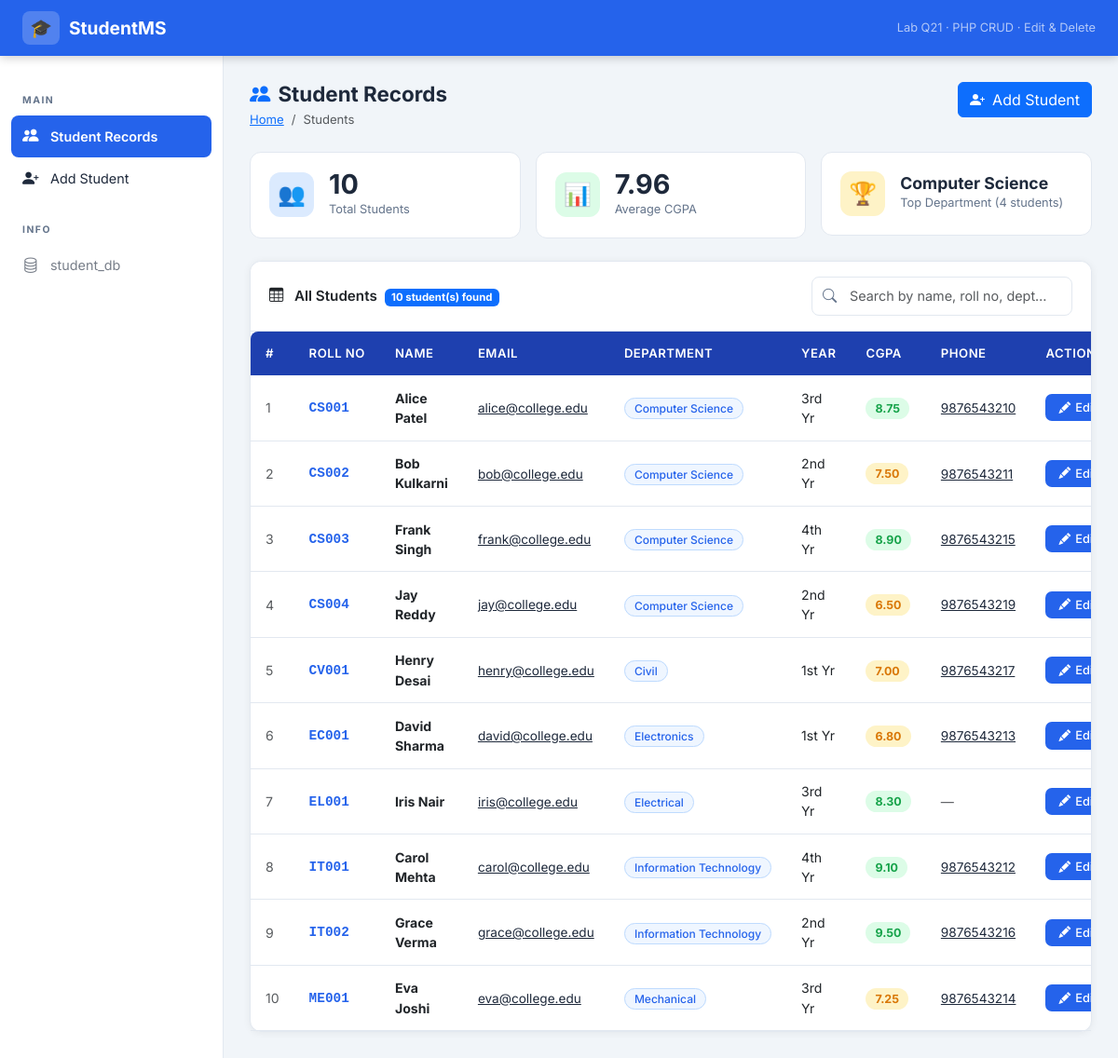
The page / on the database its author committed.
### tables this page shows
CREATE TABLE IF NOT EXISTS students (

     
    id          INT             AUTO_INCREMENT PRIMARY KEY,

     
    name        VARCHAR(100)    NOT NULL,

     
    roll_no     VARCHAR(20)     NOT NULL UNIQUE,

     
    email       VARCHAR(150)    NOT NULL UNIQUE,

     
    department  ENUM(
                    'Computer Science',
                    'Information Technology',
                    'Electronics',
                    'Mechanical',
                    'Civil',
                    'Electrical'
                ) NOT NULL,

     
    year        TINYINT         NOT NULL CHECK (year BETWEEN 1 AND 4),

     
    cgpa        DECIMAL(4,2)    DEFAULT 0.00 CHECK (cgpa BETWEEN 0 AND 10),

     
    phone       VARCHAR(15)     DEFAULT NULL,

     
    created_at  TIMESTAMP       DEFAULT CURRENT_TIMESTAMP,

     
    updated_at  TIMESTAMP       DEFAULT CURRENT_TIMESTAMP ON UPDATE CURRENT_TIMESTAMP
);

### index.php (the view, shortened to what this page needs)
<?php
require_once __DIR__ . '/includes/config.php';
require_once __DIR__ . '/includes/layout.php';
$sql    = "SELECT * FROM students ORDER BY roll_no ASC";
$result = $conn->query($sql);
$students = $result->fetch_all(MYSQLI_ASSOC);
$totalStudents = count($students);
$deptStats = $conn->query(
    "SELECT department, COUNT(*) as count
     FROM students
     GROUP BY department
     ORDER BY count DESC
     LIMIT 1"
)->fetch_assoc();
$avgCgpa = $conn->query(
    "SELECT ROUND(AVG(cgpa), 2) as avg_cgpa FROM students"
)->fetch_assoc()['avg_cgpa'];
pageHeader('Student Records', 'students');
?>
<div class="d-flex justify-content-between align-items-start mb-4 flex-wrap gap-3">
    <div>
        <h1 class="page-title">
            <i class="bi bi-people-fill text-primary me-2"></i>Student Records
        </h1>
        <nav aria-label="breadcrumb">
            <ol class="breadcrumb mb-0" style="font-size:.82rem">
                <li class="breadcrumb-item"><a href="index.php">Home</a></li>
                <li class="breadcrumb-item active">Students</li>
            </ol>
        </nav>
    </div>
    <a href="add.php" class="btn btn-primary d-flex align-items-center gap-2">
        <i class="bi bi-person-plus-fill"></i>
        <span>Add Student</span>
    </a>
</div>
<div class="row g-3 mb-4">
    <div class="col-sm-6 col-lg-4">
        <div class="stat-card">
            <div class="stat-icon" style="background:#dbeafe">👥</div>
            <div>
                <div class="stat-num"><?= $totalStudents ?></div>
                <div class="stat-lbl">Total Students</div>
            </div>
        </div>
    </div>
    <div class="col-sm-6 col-lg-4">
        <div class="stat-card">
            <div class="stat-icon" style="background:#dcfce7">📊</div>
            <div>
                <div class="stat-num"><?= $avgCgpa ?? 'N/A' ?></div>
                <div class="stat-lbl">Average CGPA</div>
            </div>
        </div>
    </div>
    <div class="col-sm-6 col-lg-4">
        <div class="stat-card">
            <div class="stat-icon" style="background:#fef3c7">🏆</div>
            <div>
                <div class="stat-num" style="font-size:1.1rem">
                    <?= htmlspecialchars($deptStats['department'] ?? 'N/A') ?>
                </div>
                <div class="stat-lbl">Top Department (<?= $deptStats['count'] ?? 0 ?> students)</div>
            </div>
        </div>
    </div>
</div>
<div class="card">
    <div class="card-header d-flex justify-content-between align-items-center flex-wrap gap-2">
        <span>
            <i class="bi bi-table me-2"></i>
            All Students
            <span class="badge bg-primary ms-1" id="resultCount">
                <?= $totalStudents ?> student(s) found
            </span>
        </span>
        <div class="search-box" style="width:280px">
            <input type="text"
                   id="searchInput"
                   class="form-control"
                   placeholder="Search by name, roll no, dept…">
        </div>
    </div>
    <div class="table-responsive">
        <?php if (empty($students)): ?>
            <div class="text-center py-5 text-muted">
                <i class="bi bi-inbox fs-1 d-block mb-2"></i>
                No student records found.
                <a href="add.php">Add the first student</a>
            </div>
        <?php else: ?>
        <table class="student-table" id="studentTable">
            <thead>
                <tr>
                    <th>#</th>
                    <th>Roll No</th>
                    <th>Name</th>
                    <th>Email</th>
                    <th>Department</th>
                    <th>Year</th>
                    <th>CGPA</th>
                    <th>Phone</th>
                    <th style="min-width:140px">Actions</th>
                </tr>
            </thead>
            <tbody>
                <?php
                foreach ($students as $i => $s):
                    $cgpaClass = $s['cgpa'] >= 8 ? 'cgpa-high'
                               : ($s['cgpa'] >= 6 ? 'cgpa-medium' : 'cgpa-low');
                ?>
                <tr>
                    <td data-label="#">
                        <span class="text-muted"><?= $i + 1 ?></span>
                    </td>
                    <td data-label="Roll No">
                        <code style="color:#2563eb;font-weight:700;font-size:.9rem">
                            <?= htmlspecialchars($s['roll_no']) ?>
                        </code>
                    </td>
                    <td data-label="Name">
                        <strong><?= htmlspecialchars($s['name']) ?></strong>
                    </td>
                    <td data-label="Email">
                        <a href="mailto:<?= htmlspecialchars($s['email']) ?>"
                           style="color:var(--text);font-size:.85rem">
                            <?= htmlspecialchars($s['email']) ?>
                        </a>
                    </td>
                    <td data-label="Department">
                        <span class="dept-badge">
                            <?= htmlspecialchars($s['department']) ?>
                        </span>
                    </td>
                    <td data-label="Year">
                        <?php
                        $suffixes = ['', 'st', 'nd', 'rd', 'th'];
                        $yr = (int)$s['year'];
                        echo $yr . ($suffixes[$yr] ?? 'th') . ' Yr';
                        ?>
                    </td>
                    <td data-label="CGPA">
                        <span class="cgpa-badge <?= $cgpaClass ?>">
                            <?= number_format($s['cgpa'], 2) ?>
                        </span>
                    </td>
                    <td data-label="Phone">
                        <?php if ($s['phone']): ?>
                            <a href="tel:<?= htmlspecialchars($s['phone']) ?>"
                               style="color:var(--text);font-size:.85rem">
                                <?= htmlspecialchars($s['phone']) ?>
                            </a>
                        <?php else: ?>
                            <span class="text-muted">—</span>
                        <?php endif; ?>
                    </td>
                    <td data-label="Actions">
                        <div class="d-flex gap-2 align-items-center">
                            <a href="edit.php?id=<?= $s['id'] ?>"
                               class="btn-edit">
                                <i class="bi bi-pencil-fill"></i> Edit
                            </a>
                        </div>
                    </td>
                </tr>
                <?php endforeach;  ?>
            </tbody>
        </table>
        <?php endif; ?>
    </div>
</div>
<?php
pageFooter();
?>

### includes/layout.php (shortened to what this page needs)
<?php
function pageHeader(string $title, string $activePage = ''): void {
    ?>
<!DOCTYPE html>
<html lang="en">
<head>
    <link rel="stylesheet"
          href="https://cdn.jsdelivr.net/npm/bootstrap@5.3.3/dist/css/bootstrap.min.css">
    <link rel="stylesheet"
          href="https://cdn.jsdelivr.net/npm/bootstrap-icons@1.11.3/font/bootstrap-icons.css">
</head>
<body>
<header class="topbar">
    <a class="brand" href="index.php">
        <span style="background:rgba(255,255,255,.2);border-radius:8px;padding:4px 8px">🎓</span>
        StudentMS
    </a>
    <span class="subtitle d-none d-md-block">Lab Q21 · PHP CRUD · Edit &amp; Delete</span>
</header>
<nav class="sidebar" id="sidebar">
    <div class="nav-label">Main</div>
    <a href="index.php"
       class="nav-link <?= $activePage === 'students' ? 'active' : '' ?>">
        <i class="bi bi-people-fill"></i> Student Records
    </a>
    <a href="add.php"
       class="nav-link <?= $activePage === 'add' ? 'active' : '' ?>">
        <i class="bi bi-person-plus-fill"></i> Add Student
    </a>
    <div class="nav-label" style="margin-top:1.5rem">Info</div>
    <a href="#" class="nav-link" onclick="return false" style="cursor:default;opacity:.6">
        <i class="bi bi-database"></i> student_db
    </a>
</nav>
<main class="main-wrap fade-in">
<?php
}
function pageFooter(): void {
    ?>
</main>
</body>
</html>
<?php
}
?>

### includes/layout.php (style rules this page uses)
:root { --primary: #2563eb; --primary-dark: #1d4ed8; --success: #16a34a; --danger: #dc2626; --warning: #d97706; --sidebar-width: 240px; --topbar-height: 60px; --bg: #f1f5f9; --surface: #ffffff; --border: #e2e8f0; --text: #1e293b; --text-muted: #64748b; }
* { box-sizing: border-box; }
body { font-family: 'Inter', sans-serif; background: var(--bg); color: var(--text); margin: 0; }
.topbar { height: var(--topbar-height); background: var(--primary); position: fixed; top: 0; left: 0; right: 0; z-index: 1000; display: flex; align-items: center; padding: 0 1.5rem; box-shadow: 0 2px 10px rgba(0,0,0,.2); }
.topbar .brand { color: white; font-size: 1.2rem; font-weight: 700; text-decoration: none; display: flex; align-items: center; gap: 10px; }
.topbar .subtitle { color: rgba(255,255,255,.65); font-size: .8rem; margin-left: auto; }
.sidebar { width: var(--sidebar-width); background: var(--surface); border-right: 1px solid var(--border); position: fixed; top: var(--topbar-height); left: 0; bottom: 0; overflow-y: auto; padding: 1.5rem 0.75rem; z-index: 900; transition: transform .3s ease; }
.sidebar .nav-label { font-size: .65rem; font-weight: 700; letter-spacing: 1.5px; text-transform: uppercase; color: var(--text-muted); padding: 0 0.75rem; margin-bottom: .5rem; margin-top: 1rem; }
.sidebar .nav-link { color: var(--text); border-radius: 8px; padding: .6rem .75rem; font-size: .9rem; display: flex; align-items: center; gap: 10px; text-decoration: none; transition: all .2s; }
.sidebar .nav-link.active { background: var(--primary); color: white; font-weight: 600; }
.sidebar .nav-link i { font-size: 1.1rem; width: 20px; }
.main-wrap { margin-left: var(--sidebar-width); margin-top: var(--topbar-height); min-height: calc(100vh - var(--topbar-height)); padding: 1.75rem; }
.card { border: 1px solid var(--border); border-radius: 12px; box-shadow: 0 1px 8px rgba(0,0,0,.06); }
.card-header { background: white; border-bottom: 1px solid var(--border); border-radius: 12px 12px 0 0 !important; padding: 1rem 1.25rem; font-weight: 600; font-size: .95rem; }
.stat-card { border-radius: 12px; padding: 1.25rem; border: 1px solid var(--border); background: white; display: flex; align-items: center; gap: 1rem; }
.stat-icon { width: 48px; height: 48px; border-radius: 12px; display: flex; align-items: center; justify-content: center; font-size: 1.5rem; }
.stat-num { font-size: 1.8rem; font-weight: 700; line-height: 1; }
.stat-lbl { font-size: .8rem; color: var(--text-muted); margin-top: 3px; }
.student-table { border-collapse: collapse; width: 100%; }
.student-table thead th { background: #1e40af; color: white; padding: .85rem 1rem; font-size: .82rem; font-weight: 600; text-transform: uppercase; letter-spacing: .5px; border: none; white-space: nowrap; }
.student-table thead th:first-child { border-radius: 8px 0 0 0; }
.student-table thead th:last-child { border-radius: 0 8px 0 0; }
.student-table tbody tr { border-bottom: 1px solid var(--border); transition: background .15s; }
.student-table tbody td { padding: .85rem 1rem; font-size: .88rem; vertical-align: middle; }
.dept-badge { background: #eff6ff; color: #2563eb; border: 1px solid #bfdbfe; padding: 3px 10px; border-radius: 999px; font-size: .75rem; font-weight: 500; white-space: nowrap; }
.cgpa-badge { padding: 4px 10px; border-radius: 999px; font-size: .78rem; font-weight: 700; }
.cgpa-high { background: #dcfce7; color: #16a34a; }
.cgpa-medium { background: #fef3c7; color: #d97706; }
.btn-edit { background: #2563eb; color: white; border: none; border-radius: 7px; padding: 5px 14px; font-size: .8rem; font-weight: 500; text-decoration: none; display: inline-flex; align-items: center; gap: 5px; transition: background .2s, transform .1s; }
.search-box { position: relative; }
.search-box input { padding-left: 2.5rem; border-radius: 8px; border: 1px solid var(--border); width: 100%; }
.form-control, .form-select { border-radius: 8px; border: 1.5px solid var(--border); padding: .6rem .9rem; font-size: .9rem; transition: border-color .2s, box-shadow .2s; }
.fade-in { animation: fadeIn .3s ease-out; }
.page-title { font-size: 1.4rem; font-weight: 700; color: var(--text); margin-bottom: .25rem; }

### rows shown on the page
students: roll_no "CS001", name "Alice Patel", email "alice@college.edu", department "Computer Science", year "3", year "rd", cgpa "8.75", phone "9876543210"
students: roll_no "CS002", name "Bob Kulkarni", email "bob@college.edu", department "Computer Science", year "2", year "nd", cgpa "7.50", phone "9876543211"
students: roll_no "CS003", name "Frank Singh", email "frank@college.edu", department "Computer Science", year "4", year "th", cgpa "8.90", phone "9876543215"
students: roll_no "CS004", name "Jay Reddy", email "jay@college.edu", department "Computer Science", year "2", year "nd", cgpa "6.50", phone "9876543219"
students: roll_no "CV001", name "Henry Desai", email "henry@college.edu", department "Civil", year "1", year "st", cgpa "7.00", phone "9876543217"
students: roll_no "EC001", name "David Sharma", email "david@college.edu", department "Electronics", year "1", year "st", cgpa "6.80", phone "9876543213"
students: roll_no "EL001", name "Iris Nair", email "iris@college.edu", department "Electrical", year "3", year "rd", cgpa "8.30"
students: roll_no "IT001", name "Carol Mehta", email "carol@college.edu", department "Information Technology", year "4", year "th", cgpa "9.10", phone "9876543212"
students: roll_no "IT002", name "Grace Verma", email "grace@college.edu", department "Information Technology", year "2", year "nd", cgpa "9.50", phone "9876543216"
students: roll_no "ME001", name "Eva Joshi", email "eva@college.edu", department "Mechanical", year "3", year "rd", cgpa "7.25", phone "9876543214"

### other values the page prints
$totalStudents "10"
$avgCgpa "7.96"
$deptStats['department'] "Computer Science"
$deptStats['count'] "4"
